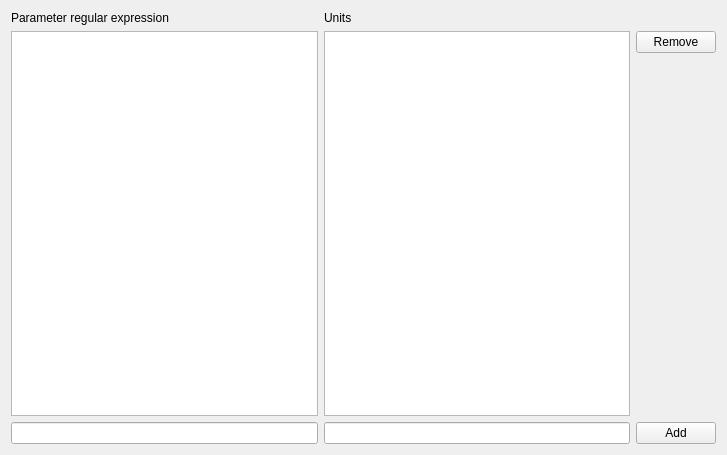
<?xml version="1.0" encoding="UTF-8"?>
<ui version="4.0">
 <class>DefaultDimensionWidget</class>
 <widget class="QWidget" name="DefaultDimensionWidget">
  <property name="geometry">
   <rect>
    <x>0</x>
    <y>0</y>
    <width>727</width>
    <height>455</height>
   </rect>
  </property>
  <property name="windowTitle">
   <string>Form</string>
  </property>
  <layout class="QVBoxLayout" name="verticalLayout_3">
   <item>
    <layout class="QHBoxLayout" name="horizontalLayout_3">
     <item>
      <layout class="QVBoxLayout" name="verticalLayout">
       <item>
        <layout class="QHBoxLayout" name="horizontalLayout_4">
         <item>
          <widget class="QLabel" name="label">
           <property name="text">
            <string>Parameter regular expression</string>
           </property>
          </widget>
         </item>
         <item>
          <widget class="QLabel" name="label_2">
           <property name="text">
            <string>Units</string>
           </property>
          </widget>
         </item>
        </layout>
       </item>
       <item>
        <layout class="QHBoxLayout" name="horizontalLayout">
         <item>
          <widget class="QListView" name="parameterListView"/>
         </item>
         <item>
          <widget class="QListView" name="unitsListView"/>
         </item>
        </layout>
       </item>
       <item>
        <layout class="QHBoxLayout" name="horizontalLayout_2">
         <item>
          <widget class="QLineEdit" name="newNameLineEdit"/>
         </item>
         <item>
          <widget class="QLineEdit" name="newunitLineEdit"/>
         </item>
        </layout>
       </item>
      </layout>
     </item>
     <item>
      <layout class="QVBoxLayout" name="verticalLayout_2">
       <item>
        <widget class="QLabel" name="label_3">
         <property name="text">
          <string/>
         </property>
        </widget>
       </item>
       <item>
        <widget class="QPushButton" name="removePushButton">
         <property name="text">
          <string>Remove</string>
         </property>
         <property name="icon">
          <iconset resource="../JaG.qrc">
           <normaloff>:/remove</normaloff>:/remove</iconset>
         </property>
        </widget>
       </item>
       <item>
        <spacer name="verticalSpacer">
         <property name="orientation">
          <enum>Qt::Vertical</enum>
         </property>
         <property name="sizeHint" stdset="0">
          <size>
           <width>20</width>
           <height>40</height>
          </size>
         </property>
        </spacer>
       </item>
       <item>
        <widget class="QPushButton" name="addPushButton">
         <property name="text">
          <string>Add</string>
         </property>
         <property name="icon">
          <iconset resource="../JaG.qrc">
           <normaloff>:/add</normaloff>:/add</iconset>
         </property>
        </widget>
       </item>
      </layout>
     </item>
    </layout>
   </item>
  </layout>
 </widget>
 <resources>
  <include location="../JaG.qrc"/>
 </resources>
 <connections/>
</ui>
